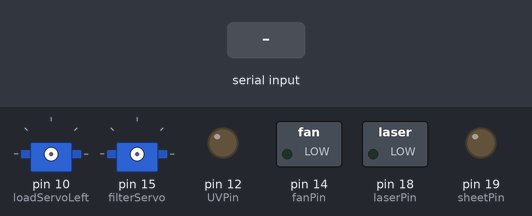
The sketch below on a simulated Arduino Uno, built with avr-gcc and run on an emulated ATmega328P. Parts: 2 × servo, switched loads named in the sketch (green lamp = pin HIGH), output pins drawn as LEDs (lit = HIGH). The inputs (shaded band) are chosen by the test bench. What the sketch prints to the serial monitor is not drawn.

Above: at 1.0 s.
1.1 s: "h" received over Serial
At 3.1 s:
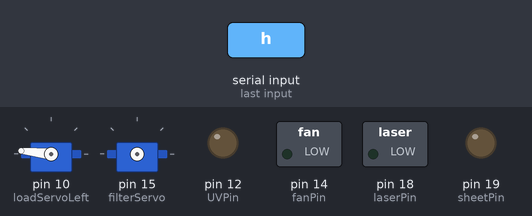
3.4 s: "a" received over Serial
At 4.6 s:
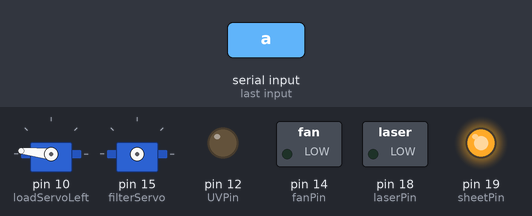
4.9 s: "c" received over Serial
At 5.9 s:
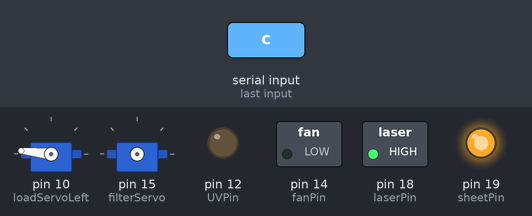
6.4 s: "b" received over Serial
At 7.0 s:
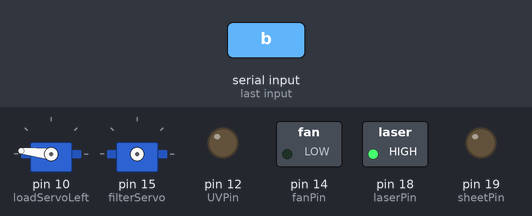
7.9 s: "e" received over Serial
9.4 s: "d" received over Serial
At 10.5 s:
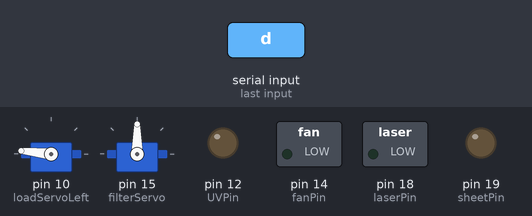
Timing chart, 0 to 11.9 s (numbered marks = the images above; inputs shaded):
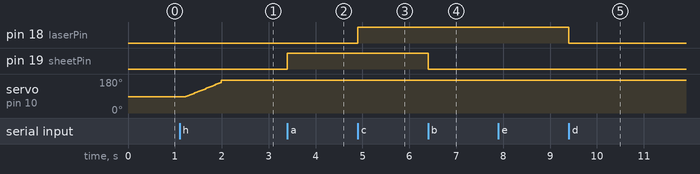

Measured:
- after the input at 1.1 s, servo on pin 10 (loadServoLeft): moves from 85° to 174° over 0.75 s, starting after 0.13 s
- after the input at 3.4 s, pin 19 (sheetPin): LOW → HIGH at once
- after the input at 4.9 s, pin 18 (laserPin): LOW → HIGH at once
- after the input at 6.4 s, pin 19 (sheetPin): HIGH → LOW at once
- after the input at 9.4 s, pin 18 (laserPin): HIGH → LOW at once

The sketch:

fluorescent_imager_arduino.ino
```cpp
#include <Servo.h>

int sheetPin = 19;
int laserPin = 18;
int fanPin = 14;
int UVPin = 12;
Servo filterServo;
Servo loadServoLeft; // Attached to the leftmost servo pin set, pin10
Servo loadServoRight; // Attached to the rightmost servo pin set, pin9

boolean lights = false;

void setup() {

  Serial.begin(9600);
  while (!Serial) {
    ;
  }

  pinMode(sheetPin, OUTPUT);
  pinMode(laserPin, OUTPUT);
  pinMode(fanPin, OUTPUT);
  pinMode(UVPin, OUTPUT);
  establishContact();

}

void loop() {


  if (Serial.available()) {
    char inChar = char(Serial.read());

    //----------------------------------------------------------
    // Controls for ELS and laser

    if (inChar == 'a') {
      lights = true;
    }
    else if (inChar == 'b') {
      lights = false;
      digitalWrite(sheetPin, LOW);
    }
    else if (inChar == 'c') {
      digitalWrite(laserPin, HIGH);
    }
    else if (inChar == 'd') {
      digitalWrite(laserPin, LOW);
    }

    //----------------------------------------------------------------------
    // Controls for filter wheel

    else if (inChar == 'e') {
      filterServo.attach(15);
      filterServo.write(90);
      delay(1000);
      filterServo.detach();
    }
    else if (inChar == 'f') {
      filterServo.attach(15);
      filterServo.write(40);
      delay(1000);
      filterServo.detach();
    }
    else if (inChar == 'g') {
      filterServo.attach(15);
      filterServo.write(180);
      delay(1000);
      filterServo.detach();
    }
    //-------------------------------------------------------------
    // Controls for loading panel servos

    // Because servos are strange creatures,
    // the right motor of the load door has the
    // following angles:
    // CLOSED: 80 degrees
    // OPEN: 5 degrees

    else if (inChar == 'h') {
      loadServoLeft.attach(10);

      for(int i = 85; i >= 10; i-=3) {
        loadServoRight.write(i);
        loadServoLeft.write(170-i);
        delay(30);
      }
      loadServoRight.write(5);
      loadServoLeft.write(174);
      delay(40);
      loadServoRight.detach();
      loadServoLeft.detach();
    }
    else if (inChar == 'i') {
      loadServoRight.attach(9);
      loadServoLeft.attach(10);
      loadServoRight.write(85);
      loadServoLeft.write(89);
      delay(1000);
      //loadServoRight.detach();
      loadServoRight.write(78);
      loadServoLeft.detach();
    }

    //----------------------------------------------------------------------
    // Controls for fans

    else if (inChar =='j') {
      digitalWrite(fanPin, HIGH);
    }
    else if (inChar =='k') {
      digitalWrite(fanPin, LOW);
    }

    //----------------------------------------------------------------------
    // Controls for UV LED

    else if (inChar == 'm') {
      digitalWrite(UVPin, HIGH);
    }
    else if (inChar == 'n') {
      digitalWrite(UVPin, LOW);
    }
  }

  if (lights) {
    digitalWrite(sheetPin, HIGH);
    //delay(30);
    //digitalWrite(sheetPin, LOW);
    //delay(1);
  }


}

void establishContact() {
  while (Serial.available() <= 0) {
    Serial.println("Hey!");
    delay(300);
  }
}
```
